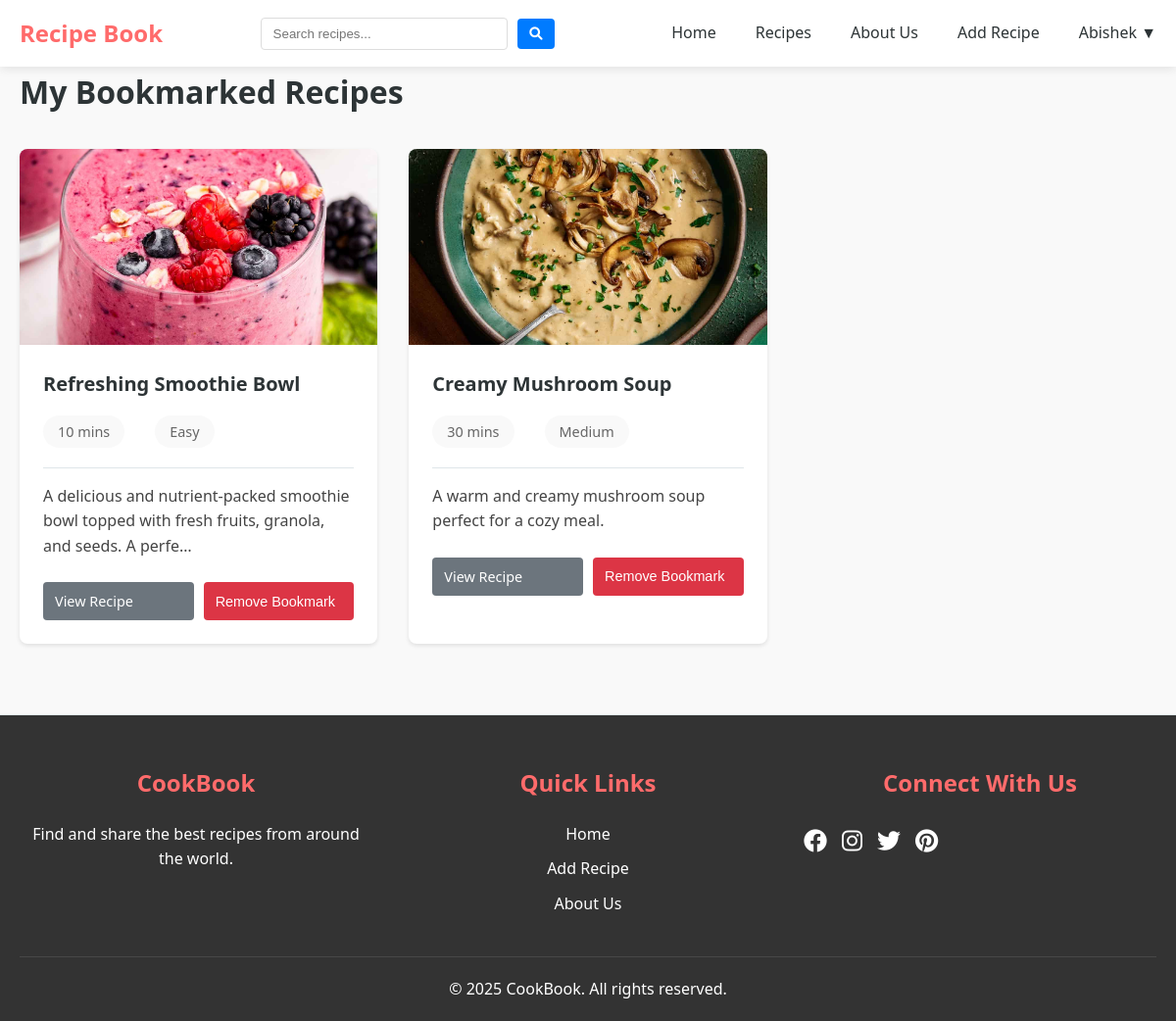
The page /bookmarks/ (signed in) on the database its author committed.
### recipes/models.py (models this page shows, shortened)
class Recipe(models.Model):
    DIFFICULTY_CHOICES = [
        ('easy', 'Easy'),
        ('medium', 'Medium'),
        ('hard', 'Hard'),
    ]
    title = models.CharField(max_length=200)
    description = models.TextField()
    ingredients = models.TextField()
    instructions = models.TextField()
    cooking_time = models.IntegerField(help_text="Cooking time in minutes")
    servings = models.IntegerField()
    difficulty = models.CharField(max_length=10, choices=DIFFICULTY_CHOICES)
    image = models.ImageField(upload_to='recipe_images/', blank=True, null=True)
    category = models.ForeignKey(Category, on_delete=models.SET_NULL, null=True)
    author = models.ForeignKey(User, on_delete=models.CASCADE)
    created_at = models.DateTimeField(auto_now_add=True)
    updated_at = models.DateTimeField(auto_now=True)

### recipes/views.py (the view)
# urls.py: path('bookmarks/', views.bookmarks, name='bookmarks'),
@login_required
def bookmarks(request):
    bookmarked_recipes = Recipe.objects.filter(bookmarked_by__user=request.user)
    return render(request, 'recipes/bookmarks.html', {
        'bookmarked_recipes': bookmarked_recipes
    })

### templates/recipes/bookmarks.html (shortened to what this page needs)
{% extends 'base.html' %}
{% block content %}
<div class="bookmarks-page">
    <div class="page-header">
        <h1>My Bookmarked Recipes</h1>
    </div>
    <div class="recipe-grid">
        {% if bookmarked_recipes %}
            {% for recipe in bookmarked_recipes %}
                <div class="recipe-card" data-recipe-id="{{ recipe.id }}">
                    <div class="recipe-image">
                        {% if recipe.image %}
                            <img src="{{ recipe.image.url }}" alt="{{ recipe.title }}">
                        {% else %}
                            <div class="no-image">No Image</div>
                        {% endif %}
                    </div>
                    <div class="recipe-info">
                        <h3>{{ recipe.title }}</h3>
                        <p class="recipe-meta">
                            <span>{{ recipe.cooking_time }} mins</span>
                            <span>{{ recipe.difficulty|title }}</span>
                        </p>
                        <p class="recipe-description">{{ recipe.description|truncatechars:100 }}</p>
                        <div class="recipe-actions">
                            <a href="{% url 'recipe_detail' recipe.id %}" class="btn btn-secondary">View Recipe</a>
                            <button class="btn btn-danger remove-bookmark" data-recipe-id="{{ recipe.id }}">Remove Bookmark</button>
                        </div>
                    </div>
                </div>
            {% endfor %}
        {% else %}
            <div class="no-bookmarks">
                <p>You haven't bookmarked any recipes yet.</p>
                <a href="{% url 'recipe_list' %}" class="btn btn-primary">Browse Recipes</a>
            </div>
        {% endif %}
    </div>
</div>
{% endblock %}

### templates/base.html (shortened to what this page needs)
<!DOCTYPE html>
<html lang="en">
<head>
    <link rel="stylesheet" href="https://cdnjs.cloudflare.com/ajax/libs/font-awesome/6.0.0/css/all.min.css">
    <link rel="stylesheet" href="/static/css/styles.css">
</head>
<body>
    <header>
        <div class="container">
            <div class="logo">
                <a href="{% url 'home' %}">Recipe Book</a>
            </div>
            <form method="get" action="{% url 'recipe_list' %}" class="nav-search">
                <input type="text" name="search" placeholder="Search recipes..." value="{{ search_query|default:'' }}">
                <button type="submit"><i class="fas fa-search"></i></button>
            </form>
            <nav>
                <ul>
                    <li><a href="{% url 'home' %}">Home</a></li>
                    <li><a href="{% url 'recipe_list' %}">Recipes</a></li>
                    <li><a href="{% url 'about' %}">About Us</a></li>
                    {% if user.is_authenticated %}
                        <li><a href="{% url 'recipe_create' %}">Add Recipe</a></li>
                        <li class="user-menu">
                            <a href="#" class="user-toggle">{{ user.username }} ▼</a>
                        </li>
                    {% else %}
                        <li><a href="{% url 'login' %}">Login</a></li>
                        <li><a href="{% url 'register' %}">Register</a></li>
                    {% endif %}
                </ul>
            </nav>
        </div>
    </header>
    <main>
        <div class="container">
            {% block content %}{% endblock %}
        </div>
    </main>
    <footer>
        <div class="container">
            <div class="footer-content">
                <div class="footer-section">
                    <h3 class="footer-title">CookBook</h3>
                    <p>Find and share the best recipes from around the world.</p>
                </div>
                <div class="footer-section">
                    <h3 class="footer-title">Quick Links</h3>
                    <ul class="footer-links">
                        <li><a href="{% url 'home' %}">Home</a></li>
                        <li><a href="{% url 'recipe_create' %}">Add Recipe</a></li>
                        <li><a href="{% url 'about' %}">About Us</a></li>
                    </ul>
                </div>
                <div class="footer-section">
                    <h3 class="footer-title">Connect With Us</h3>
                    <div class="social-links">
                        <a href="#" class="social-link"><i class="fab fa-facebook"></i></a>
                        <a href="#" class="social-link"><i class="fab fa-instagram"></i></a>
                        <a href="#" class="social-link"><i class="fab fa-twitter"></i></a>
                        <a href="#" class="social-link"><i class="fab fa-pinterest"></i></a>
                    </div>
                </div>
            </div>
            <div class="footer-bottom">
                <p>&copy; {% now "Y" %} CookBook. All rights reserved.</p>
            </div>
        </div>
    </footer>
</body>
</html>

### static/css/styles.css (style rules this page uses)
:root { --primary-color: #ff6b6b; --secondary-color: #4ecdc4; --accent-color: #ffd166; --text-color: #2d3436; --light-text: #636e72; --background-color: #ffffff; --light-background: #f9f9f9; --border-color: #dfe6e9; --success-color: #55efc4; --danger-color: #ff7675; --shadow: 0 2px 10px rgba(0, 0, 0, 0.1); }
* { margin: 0; padding: 0; box-sizing: border-box; }
body { font-family: "Segoe UI", Tahoma, Geneva, Verdana, sans-serif; color: var(--text-color); line-height: 1.6; background-color: var(--light-background); }
.container { width: 100%; max-width: 1200px; margin: 0 auto; padding: 0 20px; }
a { text-decoration: none; color: var(--primary-color); transition: color 0.3s ease; }
ul { list-style: none; }
img { max-width: 100%; height: auto; }
.btn { display: inline-block; padding: 10px 20px; border-radius: 4px; font-weight: 600; cursor: pointer; transition: all 0.3s ease; border: none; text-align: center; }
.btn-secondary { background-color: var(--secondary-color); color: white; }
.btn-danger { background-color: var(--danger-color); color: white; }
header { background-color: var(--background-color); box-shadow: var(--shadow); padding: 15px 0; position: sticky; top: 0; z-index: 100; }
header .container { display: flex; justify-content: space-between; align-items: center; }
.logo a { font-size: 24px; font-weight: 700; color: var(--primary-color); }
nav ul { display: flex; }
nav ul li { margin-left: 20px; position: relative; }
nav ul li a { color: var(--text-color); font-weight: 500; }
.user-menu { position: relative; }
.user-toggle { cursor: pointer; display: flex; align-items: center; }
footer { background-color: var(--background-color); padding: 20px 0; margin-top: 40px; border-top: 1px solid var(--border-color); text-align: center; color: var(--light-text); }
.recipe-grid { display: grid; grid-template-columns: repeat(auto-fill, minmax(300px, 1fr)); gap: 30px; }
.recipe-card { background-color: var(--background-color); border-radius: 8px; overflow: hidden; box-shadow: var(--shadow); transition: transform 0.3s ease; }
.recipe-image { height: 200px; overflow: hidden; }
.recipe-image img { width: 100%; height: 100%; object-fit: cover; transition: transform 0.3s ease; }
.recipe-info { padding: 20px; }
.recipe-info h3 { margin-bottom: 10px; color: var(--text-color); }
.recipe-meta { display: flex; margin-bottom: 10px; color: var(--light-text); font-size: 0.9rem; }
.recipe-meta span { margin-right: 15px; }
.recipe-description { margin-bottom: 15px; color: var(--light-text); }
.recipe-actions { display: flex; gap: 10px; }
.recipe-meta { display: flex; flex-wrap: wrap; gap: 15px; margin-bottom: 30px; padding-bottom: 20px; border-bottom: 1px solid var(--border-color); }
.recipe-meta span { background-color: var(--light-background); padding: 5px 15px; border-radius: 20px; font-size: 0.9rem; }
.recipe-description, .recipe-instructions, .recipe-ingredients { margin-bottom: 30px; }
.recipe-card .recipe-actions { display: flex; gap: 10px; margin-top: 15px; }
.recipe-card .recipe-actions .btn { flex: 1; font-size: 0.9rem; padding: 8px 12px; }

### templates/recipes/bookmarks.html (style rules this page uses)
.recipe-grid { display: grid; grid-template-columns: repeat(auto-fill, minmax(300px, 1fr)); gap: 2rem; padding: 2rem 0; }
.recipe-card { background: white; border-radius: 8px; box-shadow: 0 2px 4px rgba(0,0,0,0.1); overflow: hidden; transition: transform 0.3s ease; }
.recipe-image { height: 200px; overflow: hidden; }
.recipe-image img { width: 100%; height: 100%; object-fit: cover; }
.recipe-info { padding: 1.5rem; }
.recipe-info h3 { margin: 0 0 1rem; font-size: 1.25rem; }
.recipe-meta { display: flex; gap: 1rem; color: #666; margin-bottom: 1rem; }
.recipe-description { color: #444; margin-bottom: 1.5rem; }
.recipe-actions { display: flex; gap: 1rem; }
.btn { padding: 8px 16px; border-radius: 4px; border: none; cursor: pointer; text-decoration: none; display: inline-flex; align-items: center; gap: 8px; font-weight: 500; transition: all 0.3s ease; }
.btn-secondary { background-color: #6c757d; color: white; }
.btn-danger { background-color: #dc3545; color: white; }

### rows shown on the page
Recipe: image (picture), title "Refreshing Smoothie Bowl", cooking_time "10", difficulty "Easy", description "A delicious and nutrient-packed smoothie bowl topped with fresh fruits, granola, and seeds. A perfe…"
Recipe: image (picture), title "Creamy Mushroom Soup", cooking_time "30", difficulty "Medium", description "A warm and creamy mushroom soup perfect for a cozy meal."

### other values the page prints
{{ user.username }} "Abishek"
